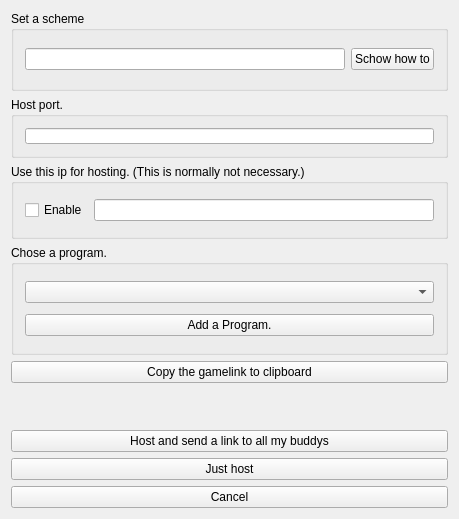
<?xml version="1.0" encoding="UTF-8"?>
<ui version="4.0">
 <class>hostprvboxClass</class>
 <widget class="QWidget" name="hostprvboxClass">
  <property name="geometry">
   <rect>
    <x>0</x>
    <y>0</y>
    <width>459</width>
    <height>519</height>
   </rect>
  </property>
  <property name="windowTitle">
   <string>hostprvbox</string>
  </property>
  <layout class="QHBoxLayout" name="horizontalLayout_4">
   <item>
    <layout class="QVBoxLayout" name="verticalLayout_3">
     <item>
      <widget class="QGroupBox" name="groupBox_4">
       <property name="minimumSize">
        <size>
         <width>0</width>
         <height>80</height>
        </size>
       </property>
       <property name="title">
        <string>Set a scheme</string>
       </property>
       <layout class="QHBoxLayout" name="horizontalLayout_7">
        <item>
         <layout class="QHBoxLayout" name="horizontalLayout_6">
          <item>
           <widget class="QLineEdit" name="lescheme"/>
          </item>
          <item>
           <widget class="QPushButton" name="pbscheme">
            <property name="text">
             <string>Schow how to</string>
            </property>
           </widget>
          </item>
         </layout>
        </item>
       </layout>
      </widget>
     </item>
     <item>
      <widget class="QGroupBox" name="groupBox">
       <property name="minimumSize">
        <size>
         <width>0</width>
         <height>61</height>
        </size>
       </property>
       <property name="title">
        <string>Host port.</string>
       </property>
       <layout class="QHBoxLayout" name="horizontalLayout">
        <item>
         <widget class="QLineEdit" name="lehostport"/>
        </item>
       </layout>
      </widget>
     </item>
     <item>
      <widget class="QGroupBox" name="gbip">
       <property name="minimumSize">
        <size>
         <width>0</width>
         <height>75</height>
        </size>
       </property>
       <property name="title">
        <string>Use this ip for hosting. (This is normally not necessary.)</string>
       </property>
       <layout class="QHBoxLayout" name="horizontalLayout_2">
        <item>
         <widget class="QCheckBox" name="cbip">
          <property name="text">
           <string>Enable</string>
          </property>
         </widget>
        </item>
        <item>
         <widget class="QLineEdit" name="leip"/>
        </item>
       </layout>
      </widget>
     </item>
     <item>
      <widget class="QGroupBox" name="groupBox_3">
       <property name="minimumSize">
        <size>
         <width>0</width>
         <height>110</height>
        </size>
       </property>
       <property name="title">
        <string>Chose a program.</string>
       </property>
       <layout class="QHBoxLayout" name="horizontalLayout_3">
        <item>
         <layout class="QVBoxLayout" name="verticalLayout">
          <item>
           <widget class="QComboBox" name="icons"/>
          </item>
          <item>
           <widget class="QPushButton" name="add">
            <property name="text">
             <string>Add a Program.</string>
            </property>
           </widget>
          </item>
         </layout>
        </item>
       </layout>
      </widget>
     </item>
     <item>
      <widget class="QPushButton" name="clip">
       <property name="text">
        <string>Copy the gamelink to clipboard</string>
       </property>
      </widget>
     </item>
     <item>
      <spacer name="verticalSpacer">
       <property name="orientation">
        <enum>Qt::Vertical</enum>
       </property>
       <property name="sizeHint" stdset="0">
        <size>
         <width>20</width>
         <height>190</height>
        </size>
       </property>
      </spacer>
     </item>
     <item>
      <layout class="QVBoxLayout" name="verticalLayout_2">
       <item>
        <widget class="QPushButton" name="ok">
         <property name="text">
          <string>Host and send a link to all my buddys</string>
         </property>
        </widget>
       </item>
       <item>
        <widget class="QPushButton" name="okjust">
         <property name="text">
          <string>Just host</string>
         </property>
        </widget>
       </item>
       <item>
        <widget class="QPushButton" name="cancel">
         <property name="text">
          <string>Cancel</string>
         </property>
        </widget>
       </item>
      </layout>
     </item>
    </layout>
   </item>
  </layout>
 </widget>
 <layoutdefault spacing="6" margin="11"/>
 <resources/>
 <connections/>
</ui>
